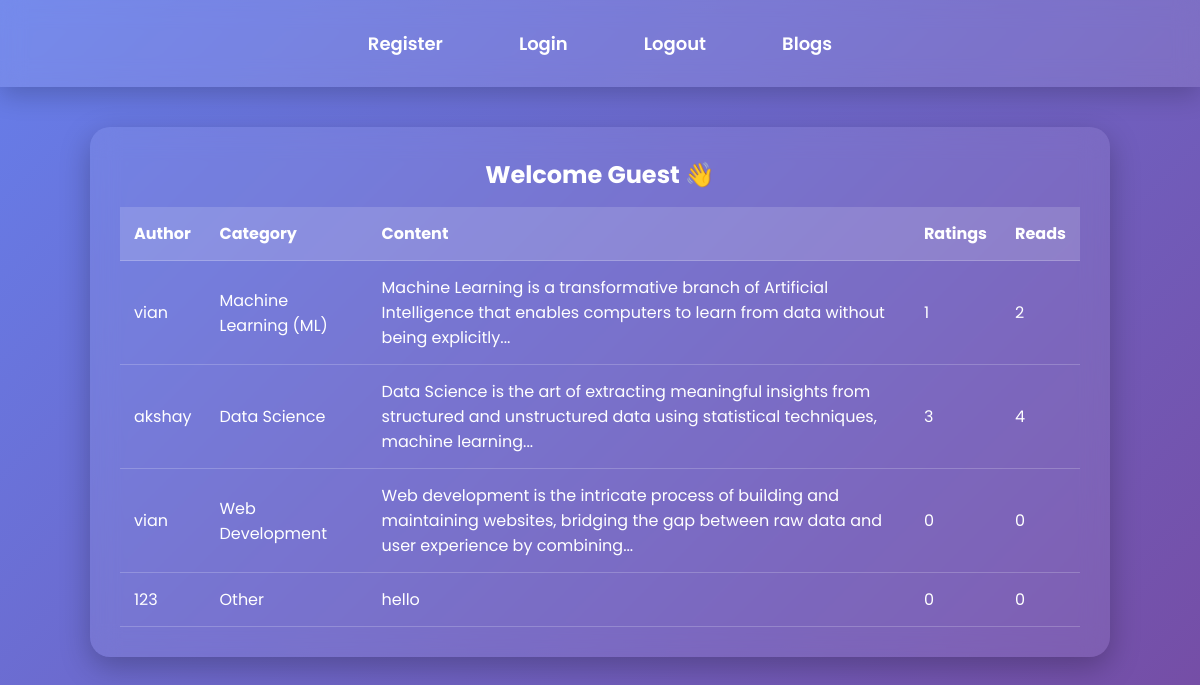
The page /listAllBlogs on the database its author committed.
### models.py (models this page shows, shortened)
class UserModel(UserMixin,db.Model):
    __tablename__ = 'users'
    id = db.Column(db.Integer,primary_key=True)
    email = db.Column(db.String(100),unique=True)
    username = db.Column(db.String(100))
    password_hash = db.Column(db.String(250))

class CategoryMaster(db.Model):
    category_id = db.Column(db.Integer,primary_key=True)
    category_name = db.Column(db.String(100),nullable=False)
    blogmodel = db.relationship('BlogModel',backref='categorymaster',lazy=True)

class BlogModel(db.Model):
    id = db.Column(db.Integer,primary_key=True)
    category_id = db.Column(db.Integer,db.ForeignKey('category_master.category_id'),nullable=False)
    blog_user_id = db.Column(db.Integer,db.ForeignKey('users.id'),nullable=False)
    blog_text = db.Column(db.Text,nullable=False)
    blog_creation_date = db.Column(db.DateTime)
    blog_read_count = db.Column(db.Integer,default=0)
    blog_rating_count = db.Column(db.Integer,default=0)

### routes.py (the view)
@app.route('/listAllBlogs')
def listAllBlogs():
    all_blogs = BlogModel.query.all()
    all_users = UserModel.query.all()
    return render_template('list_all_blogs.html',all_blogs=all_blogs,all_users=all_users,all_categories = global_all_category_name)

### routes.py (called while the page is built)
def get_all_categories():
    global  global_all_no,global_all_category_name
    all_category_info = db.session.query(CategoryMaster.category_id,CategoryMaster.category_name)
    all_category_info = list(all_category_info)
    global_all_no,global_all_category_name = zip(*all_category_info)

@app.before_request
def create_all():
    db.create_all()
    get_all_categories()

### templates/list_all_blogs.html
{% extends 'base.html' %}
{% block content %}
<h2 class="center">
{% if current_user.is_anonymous %}
Welcome Guest 👋
{% else %}
Welcome {{ current_user.username }} 👋
{% endif %}
</h2>
<table>
<thead>
<tr>
<th>Author</th>
<th>Category</th>
<th>Content</th>
<th>Ratings</th>
<th>Reads</th>
</tr>
</thead>
<tbody>
{% for a_blog in all_blogs %}
{% set author_name = all_users[a_blog.blog_user_id-1].username if all_users|length >= a_blog.blog_user_id else "Unknown" %}
{% set category_name = all_categories[a_blog.category_id-1] if all_categories|length >= a_blog.category_id else "None" %}
<tr>
<td>{{ author_name }}</td>
<td>{{ category_name }}</td>
<td>
{% if current_user.is_authenticated %}
<a href="/blogDetail/{{ a_blog.id }}/{{ author_name }}/{{ category_name }}">
{{ a_blog.blog_text|truncate(150) }}
</a>
{% else %}
{{ a_blog.blog_text|truncate(150) }}
{% endif %}
</td>
<td>{{ a_blog.blog_rating_count }}</td>
<td>{{ a_blog.blog_read_count }}</td>
</tr>
{% endfor %}
</tbody>
</table>
{% endblock %}

### templates/base.html (shortened to what this page needs)
<!DOCTYPE html>
<html lang="en">
<head>
</head>
<body>
<nav>
<a href="{{url_for('register')}}">Register</a>
<a href="{{url_for('login')}}">Login</a>
<a href="{{url_for('logout')}}">Logout</a>
<a href="{{url_for('blogs')}}">Blogs</a>
</nav>
<div class="container">
{% block content %}
{% endblock %}
</div>
</body>
</html>

### templates/base.html (style rules this page uses)
* { margin:0;padding:0;box-sizing:border-box;font-family:Poppins,sans-serif; }
body { background: linear-gradient(135deg,#667eea,#764ba2); min-height:100vh; color:white; }
nav { display:flex; justify-content:center; gap:40px; padding:20px; backdrop-filter: blur(12px); background: rgba(255,255,255,0.1); box-shadow:0 8px 25px rgba(0,0,0,0.2); }
nav a { color:white; text-decoration:none; font-size:18px; font-weight:600; padding:10px 18px; border-radius:30px; transition:.3s; }
.container { width:85%; margin:40px auto; padding:30px; border-radius:20px; backdrop-filter: blur(14px); background: rgba(255,255,255,0.08); box-shadow:0 10px 30px rgba(0,0,0,0.25); }
table { width:100%; border-collapse:collapse; }
th,td { padding:14px; text-align:left; }
th { background:rgba(255,255,255,0.15); }
tr { border-bottom:1px solid rgba(255,255,255,0.2); }
h1,h2,h3 { margin-bottom:15px; }
.center { text-align:center; }

### rows shown on the page
BlogModel: blog_text "Machine Learning is a transformative branch of Artificial Intelligence that enables computers to learn from data without being explicitly...", blog_rating_count "1", blog_read_count "2"
UserModel: username "vian"
CategoryMaster: category_name "Machine Learning (ML)"
BlogModel: blog_text "Data Science is the art of extracting meaningful insights from structured and unstructured data using statistical techniques, machine learning...", blog_rating_count "3", blog_read_count "4"
UserModel: username "akshay"
CategoryMaster: category_name "Data Science"
BlogModel: blog_text "Web development is the intricate process of building and maintaining websites, bridging the gap between raw data and user experience by combining...", blog_rating_count "0", blog_read_count "0"
CategoryMaster: category_name "Web Development"
BlogModel: blog_text "hello", blog_rating_count "0", blog_read_count "0"
UserModel: username "123"
CategoryMaster: category_name "Other"
